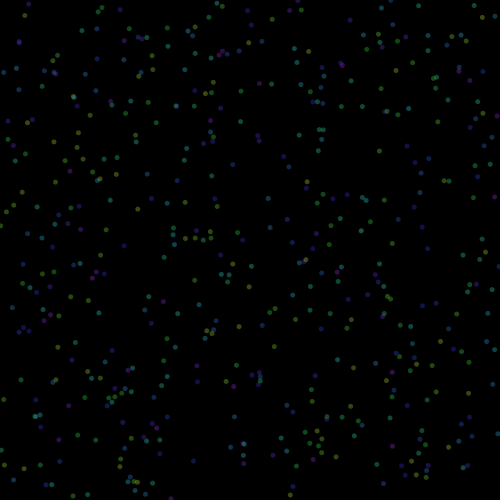
Frame 1 (no input)
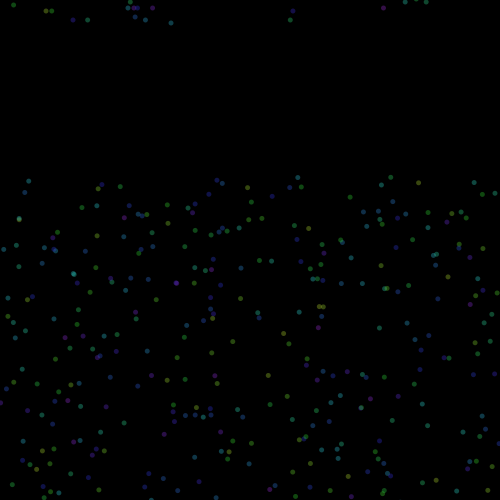
Frame 60 (the mouse pressed at the canvas centre just before this capture)
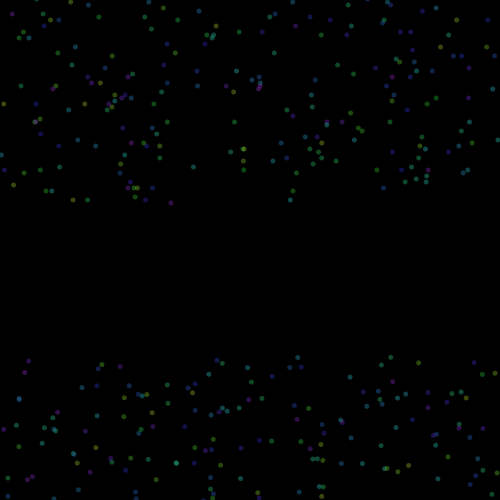
Frame 120 (the mouse held since frame 60 and released just before this capture)

The Processing sketch that drew these frames (run headless with seeded random() and noise(); from frame 60 on, the mouse is pressed at the canvas centre):

// Processing sketch: SS4_FallBalls_Xinyan
// ── SS4_FallBalls_Xinyan.pde
FallBall[] balls = new FallBall[500];

void setup() {
  size(500, 500);
  colorMode(HSB);
  for (int i = 0;i<balls.length;i=i+1) {
    balls[i] = new FallBall(random(width), random(height), 3);
  }
}

void draw() {
  background(0);
  for (int i = 0;i<balls.length;i=i+1) {
    balls[i].render();
    balls[i].fall();
    balls[i].constrainRange();
  }
}

class FallBall {
  float x;
  float y;
  float yOff;

  FallBall(float x, float y, float yOff) {
    this.x = x;
    this.y = y;
    this.yOff = yOff;
  }

  void render() {
    fill(random(50,200),200,200,90);
    noStroke();
    ellipse(x, y, 5, 5);
  }

  void fall() {
    y = y+yOff;
  }

  void constrainRange() {
    if (y>height+50) {
      y=-100;
    }
  }
}
